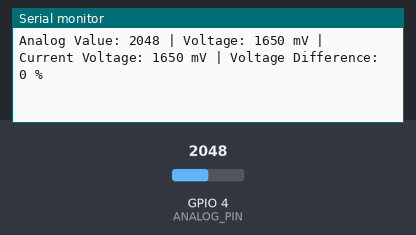
A program run on a simulated ESP32-S3. On the bench: the last lines printed to the serial monitor. The test bench sets the inputs (shaded band); at power-on: GPIO 4 (ANALOG_PIN) = 2048.

Above: at 1.2 s.
1.3 s: GPIO 4 (ANALOG_PIN) set to 2866
At 1.34 s:
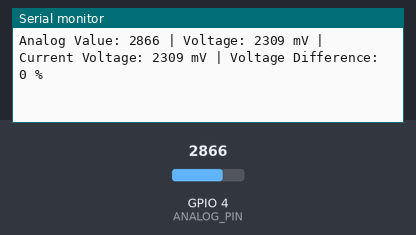
2.8 s: GPIO 4 (ANALOG_PIN) set to 3603
At 2.88 s:
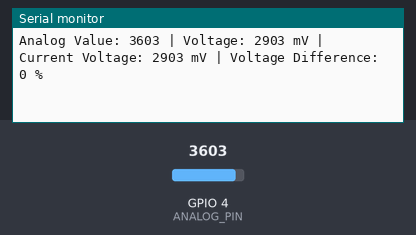
Timing chart, 0 to 5.8 s (numbered marks = the images above; inputs shaded):
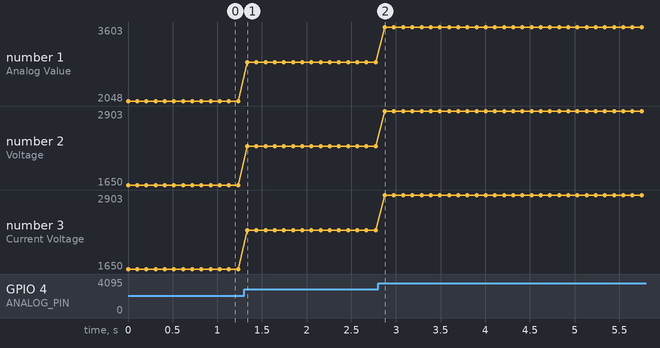

The program:

main.cpp
```cpp
#include <Arduino.h>
#define ANALOG_PIN 4

int calculateVoltage(int analogValue);
void logValues(int analogValue, int voltage, int currentVoltage, int voltageDifferencePercentage);
int calculateVoltageDifferencePercentage(int voltage, int currentVoltage);

void setup()
{
  Serial.begin(115200);
  Serial.println("Hello, World!");
}
void loop()
{
  int analogValue = analogRead(ANALOG_PIN);
  int voltage = calculateVoltage(analogValue);
  int currentVoltage = analogReadMilliVolts(ANALOG_PIN);

  logValues(analogValue, voltage, currentVoltage, calculateVoltageDifferencePercentage(voltage, currentVoltage));

  delay(100);
}

int calculateVoltage(int analogValue)
{
  // Assuming a 3.3V reference voltage and a 12-bit ADC (0-4095)
  return (analogValue * 3300) / 4095; // Convert to millivolts
}

int calculateVoltageDifferencePercentage(int voltage, int currentVoltage)
{
  if (voltage == 0)
    return 0; // Avoid division by zero

  int difference = currentVoltage - voltage;
  return abs((difference * 100) / currentVoltage); // Return percentage difference
}

void logValues(int analogValue, int voltage, int currentVoltage, int voltageDifferencePercentage)
{
  Serial.print("Analog Value: ");
  Serial.print(analogValue);
  Serial.print(" | Voltage: ");
  Serial.print(voltage);
  Serial.print(" mV");
  Serial.print(" | Current Voltage: ");
  Serial.print(currentVoltage);
  Serial.print(" mV");
  Serial.print(" | Voltage Difference: ");
  Serial.print(voltageDifferencePercentage);
  Serial.println(" %");
}
```

Measured:
- after the input at 1.3 s, the serial monitor: prints a new line at once (image 1)
- after the input at 2.8 s, the serial monitor: prints a new line after 0.08 s (image 2)
- plotted number 1: 2048 → 2866 after the input at 1.3 s, 2866 → 3603 after the input at 2.8 s
- plotted number 2: 1650 → 2309 after the input at 1.3 s, 2309 → 2903 after the input at 2.8 s
- plotted number 3: 1650 → 2309 after the input at 1.3 s, 2309 → 2903 after the input at 2.8 s
